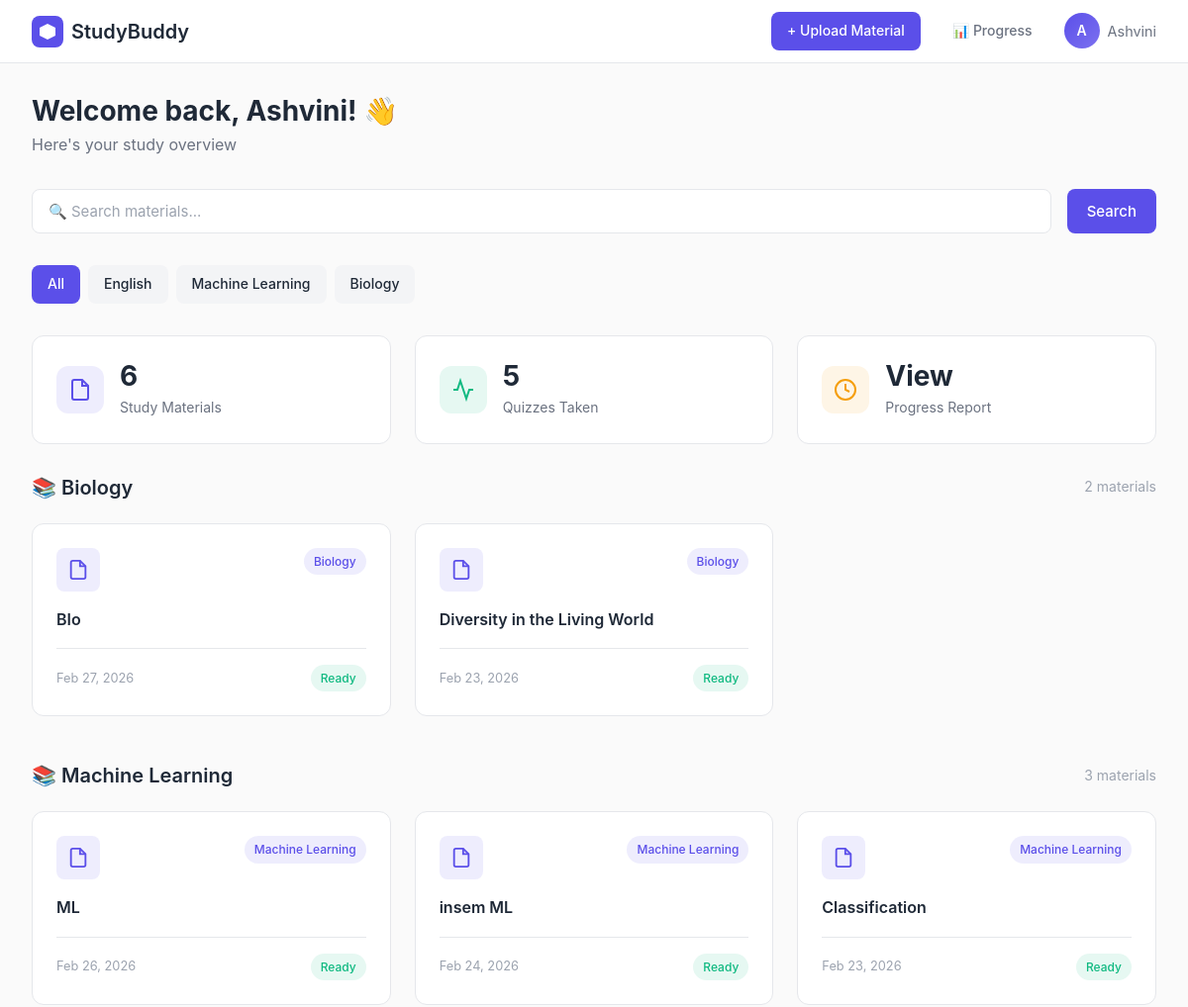
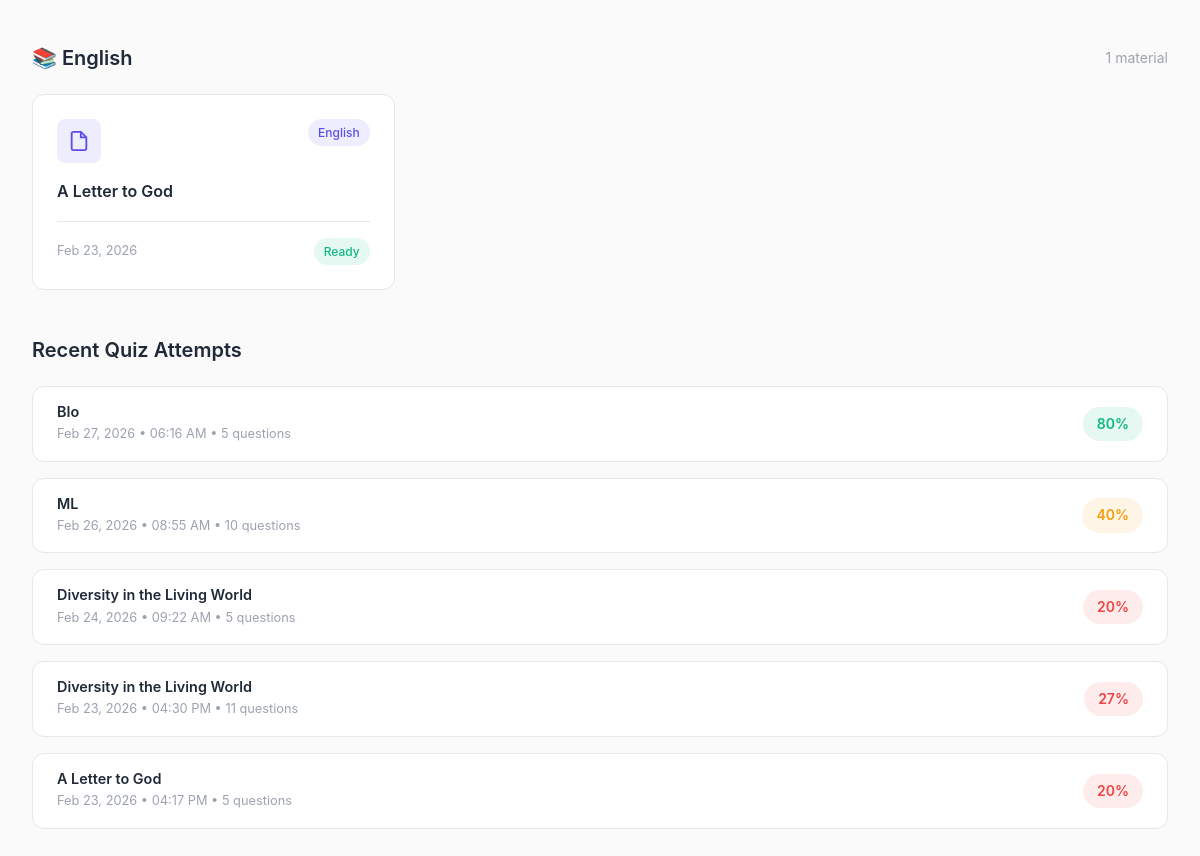
The page /dashboard/ (signed in) on the database its author committed (2 pictures, top to bottom).
### materials/models.py (models this page shows, shortened)
class StudyMaterial(models.Model):
    user = models.ForeignKey(User, on_delete=models.CASCADE)
    title = models.CharField(max_length=200)
    subject = models.CharField(max_length=100)
    file = models.FileField(upload_to='materials/', blank=True, null=True)
    extracted_text = models.TextField(blank=True)
    uploaded_at = models.DateTimeField(auto_now_add=True)

### progress/models.py (models this page shows)
class QuizAttempt(models.Model):
    user = models.ForeignKey(User, on_delete=models.CASCADE)
    material = models.ForeignKey(StudyMaterial, on_delete=models.CASCADE)
    score = models.IntegerField(default=0)
    total_questions = models.IntegerField(default=0)
    attempted_at = models.DateTimeField(auto_now_add=True)
    def percentage(self):
        if self.total_questions == 0:
            return 0
        return round((self.score / self.total_questions) * 100)

### materials/views.py (the view)
# urls.py: path('dashboard/', views.dashboard, name='dashboard'),
@login_required
def dashboard(request):
    search = request.GET.get('search', '')
    subject_filter = request.GET.get('subject', '')
    materials = StudyMaterial.objects.filter(user=request.user).order_by('-uploaded_at')
    if search:
        materials = materials.filter(title__icontains=search) | materials.filter(subject__icontains=search)
        materials = materials.distinct()
    if subject_filter:
        materials = materials.filter(subject__icontains=subject_filter)
    all_materials = StudyMaterial.objects.filter(user=request.user)
    subjects = list(all_materials.values_list('subject', flat=True).distinct())
    grouped = defaultdict(list)
    for m in materials:
        grouped[m.subject].append(m)
    attempts = QuizAttempt.objects.filter(user=request.user).order_by('-attempted_at')[:5]
    return render(request, 'dashboard.html', {
        'materials': materials,
        'attempts': attempts,
        'subjects': subjects,
        'grouped': dict(grouped),
        'search': search,
        'subject_filter': subject_filter,
    })

### templates/dashboard.html (shortened to what this page needs)
{% load static %}
<!DOCTYPE html>
<html lang="en">
<head>
    <link rel="stylesheet" href="{% static 'css/base.css' %}">
    <link rel="stylesheet" href="{% static 'css/components.css' %}">
    <link rel="stylesheet" href="{% static 'css/dashboard.css' %}">
</head>
<body>
    <div class="dashboard-layout">
        <nav class="topbar">
            <a href="{% url 'landing' %}" class="topbar-logo">
                <svg width="32" height="32" viewBox="0 0 32 32" fill="none">
                    <rect width="32" height="32" rx="8" fill="#5B4FE9"/>
                    <path d="M16 8L24 12V20L16 24L8 20V12L16 8Z" fill="white"/>
                </svg>
                StudyBuddy
            </a>
            <div class="topbar-right">
    <a href="{% url 'upload' %}" class="btn btn-primary btn-sm">+ Upload Material</a>
    <a href="{% url 'progress' %}" class="btn btn-ghost btn-sm">📊 Progress</a>
    <div style="position:relative;">
        <div style="display:flex;align-items:center;gap:0.5rem;cursor:pointer;" id="profileToggle">
            <div class="avatar">{{ request.user.username|first|upper }}</div>
            <span style="font-size:0.9rem;color:var(--text-secondary);">{{ request.user.username }}</span>
        </div>
    </div>
</div>
        </nav>
        <div class="dashboard-body">
            <div class="dashboard-header">
                <h1>Welcome back, {{ request.user.username }}! 👋</h1>
                <p>Here's your study overview</p>
            </div>
            <div style="display:flex;gap:var(--spacing-md);margin-bottom:var(--spacing-xl);flex-wrap:wrap;">
                <form method="GET" style="display:flex;gap:var(--spacing-md);flex:1;flex-wrap:wrap;">
                    <input
                        type="text"
                        name="search"
                        value="{{ search }}"
                        placeholder="🔍 Search materials..."
                        class="form-input"
                        style="flex:1;min-width:200px;"
                    >
                    <button type="submit" class="btn btn-primary">Search</button>
                </form>
            </div>
            {% if subjects %}
            <div style="display:flex;gap:var(--spacing-sm);flex-wrap:wrap;margin-bottom:var(--spacing-xl);">
                <a href="{% url 'dashboard' %}{% if search %}?search={{ search }}{% endif %}"
                class="btn btn-sm {% if not subject_filter %}btn-primary{% else %}btn-secondary{% endif %}">
                    All
                </a>
                {% for subject in subjects %}
                <a href="?subject={{ subject }}{% if search %}&search={{ search }}{% endif %}"
                class="btn btn-sm {% if subject_filter == subject %}btn-primary{% else %}btn-secondary{% endif %}">
                    {{ subject }}
                </a>
                {% endfor %}
            </div>
            {% endif %}
            <div class="stats-grid">
                <div class="stat-card">
                    <div class="stat-icon" style="background:rgba(91,79,233,0.1);">
                        <svg width="24" height="24" viewBox="0 0 24 24" fill="none" stroke="#5B4FE9" stroke-width="2">
                            <path d="M14 2H6a2 2 0 0 0-2 2v16a2 2 0 0 0 2 2h12a2 2 0 0 0 2-2V8z"/>
                            <polyline points="14 2 14 8 20 8"/>
                        </svg>
                    </div>
                    <div class="stat-info">
                        <h3>{{ materials|length }}</h3>
                        <p>Study Materials</p>
                    </div>
                </div>
                <div class="stat-card">
                    <div class="stat-icon" style="background:rgba(16,185,129,0.1);">
                        <svg width="24" height="24" viewBox="0 0 24 24" fill="none" stroke="#10B981" stroke-width="2">
                            <polyline points="22 12 18 12 15 21 9 3 6 12 2 12"/>
                        </svg>
                    </div>
                    <div class="stat-info">
                        <h3>{{ attempts|length }}</h3>
                        <p>Quizzes Taken</p>
                    </div>
                </div>
                <div class="stat-card">
                    <div class="stat-icon" style="background:rgba(245,158,11,0.1);">
                        <svg width="24" height="24" viewBox="0 0 24 24" fill="none" stroke="#F59E0B" stroke-width="2">
                            <circle cx="12" cy="12" r="10"/>
                            <polyline points="12 6 12 12 16 14"/>
                        </svg>
                    </div>
                    <div class="stat-info">
                        <h3><a href="{% url 'progress' %}" style="color:inherit;text-decoration:none;">View</a></h3>
                        <p>Progress Report</p>
                    </div>
                </div>
            </div>
            {% if subject_filter or search %}
            <h2 class="section-title">
                {% if subject_filter %}{{ subject_filter }}{% else %}Search Results{% endif %}
                <span style="font-size:0.875rem;font-weight:400;color:var(--text-tertiary);">({{ materials|length }} found)</span>
            </h2>
            <div class="materials-grid">
                <a href="{% url 'upload' %}" class="upload-card">
                    <svg width="40" height="40" viewBox="0 0 24 24" fill="none" stroke="currentColor" stroke-width="2">
                        <circle cx="12" cy="12" r="10"/>
                        <line x1="12" y1="8" x2="12" y2="16"/>
                        <line x1="8" y1="12" x2="16" y2="12"/>
                    </svg>
                    <h3>Upload New</h3>
                    <p>Add PDF material</p>
                </a>
                {% for material in materials %}
                <a href="{% url 'material_detail' material.pk %}" class="material-card">
                    <div class="material-card-header">
                        <div class="material-icon">
                            <svg width="22" height="22" viewBox="0 0 24 24" fill="none" stroke="currentColor" stroke-width="2">
                                <path d="M14 2H6a2 2 0 0 0-2 2v16a2 2 0 0 0 2 2h12a2 2 0 0 0 2-2V8z"/>
                                <polyline points="14 2 14 8 20 8"/>
                            </svg>
                        </div>
                        <span class="badge badge-primary">{{ material.subject }}</span>
                    </div>
                    <p class="material-title">{{ material.title }}</p>
                    <div class="material-meta">
                        <span class="material-date">{{ material.uploaded_at|date:"M d, Y" }}</span>
                        <span class="badge badge-success">Ready</span>
                    </div>
                </a>
                {% empty %}
                <div class="empty-state" style="grid-column:1/-1;">
                    <p>No materials found.</p>
                </div>
                {% endfor %}
            </div>
            {% else %}
            {% if grouped %}
                {% for subject, mats in grouped.items %}
                <div style="margin-bottom:var(--spacing-2xl);">
                    <div style="display:flex;align-items:center;justify-content:space-between;margin-bottom:var(--spacing-lg);">
                        <h2 class="section-title" style="margin:0;">📚 {{ subject }}</h2>
                        <span style="font-size:0.875rem;color:var(--text-tertiary);">{{ mats|length }} material{{ mats|length|pluralize }}</span>
                    </div>
                    <div class="materials-grid">
                        {% for material in mats %}
                        <a href="{% url 'material_detail' material.pk %}" class="material-card">
                            <div class="material-card-header">
                                <div class="material-icon">
                                    <svg width="22" height="22" viewBox="0 0 24 24" fill="none" stroke="currentColor" stroke-width="2">
                                        <path d="M14 2H6a2 2 0 0 0-2 2v16a2 2 0 0 0 2 2h12a2 2 0 0 0 2-2V8z"/>
                                        <polyline points="14 2 14 8 20 8"/>
                                    </svg>
                                </div>
                                <span class="badge badge-primary">{{ material.subject }}</span>
                            </div>
                            <p class="material-title">{{ material.title }}</p>
                            <div class="material-meta">
                                <span class="material-date">{{ material.uploaded_at|date:"M d, Y" }}</span>
                                <span class="badge badge-success">Ready</span>
                            </div>
                        </a>
                        {% endfor %}
                    </div>
                </div>
                {% endfor %}
            {% endif %}
            {% endif %}
            {% if attempts %}
            <div class="recent-section">
                <h2 class="section-title">Recent Quiz Attempts</h2>
                <div class="attempts-list">
                    {% for attempt in attempts %}
                    <div class="attempt-item">
                        <div class="attempt-info">
                            <h4>{{ attempt.material.title }}</h4>
                            <p>{{ attempt.attempted_at|date:"M d, Y • h:i A" }} • {{ attempt.total_questions }} questions</p>
                        </div>
                        <span class="score-badge {% if attempt.percentage >= 70 %}score-high{% elif attempt.percentage >= 40 %}score-mid{% else %}score-low{% endif %}">
                            {{ attempt.percentage }}%
                        </span>
                    </div>
                    {% endfor %}
                </div>
            </div>
            {% endif %}
        </div>
    </div>
</body>
</html>

### static/css/base.css (style rules this page uses)
* { margin: 0; padding: 0; box-sizing: border-box; }
:root { --primary: #5B4FE9; --primary-light: #7C71F0; --primary-dark: #4A3FD8; --success: #10B981; --success-light: #34D399; --warning: #F59E0B; --error: #EF4444; --bg-primary: #FAFAFA; --bg-secondary: #FFFFFF; --bg-tertiary: #F3F4F6; --text-primary: #1F2937; --text-secondary: #6B7280; --text-tertiary: #9CA3AF; --border: #E5E7EB; --border-dark: #D1D5DB; --shadow-sm: 0 1px 2px 0 rgba(0, 0, 0, 0.05); --shadow-md: 0 4px 6px -1px rgba(0, 0, 0, 0.1); --shadow-lg: 0 10px 15px -3px rgba(0, 0, 0, 0.1); --shadow-xl: 0 20px 25px -5px rgba(0, 0, 0, 0.1); --spacing-xs: 0.25rem; --spacing-sm: 0.5rem; --spacing-md: 1rem; --spacing-lg: 1.5rem; --spacing-xl: 2rem; --spacing-2xl: 3rem; --radius-sm: 0.375rem; --radius-md: 0.5rem; --radius-lg: 0.75rem; --radius-xl: 1rem; --font-sans: -apple-system, BlinkMacSystemFont, 'Segoe UI', 'Roboto', 'Oxygen', 'Ubuntu', 'Cantarell', 'Fira Sans', 'Droid Sans', 'Helvetica Neue', sans-serif; --font-mono: 'SF Mono', Monaco, 'Cascadia Code', 'Roboto Mono', Consolas, 'Courier New', monospace; --transition-fast: 150ms ease; --transition-base: 200ms ease; --transition-slow: 300ms ease; }
html { font-size: 16px; scroll-behavior: smooth; }
body { font-family: var(--font-sans); font-size: 1rem; line-height: 1.6; color: var(--text-primary); background-color: var(--bg-primary); -webkit-font-smoothing: antialiased; -moz-osx-font-smoothing: grayscale; }
h1, h2, h3, h4, h5, h6 { font-weight: 600; line-height: 1.2; color: var(--text-primary); margin-bottom: var(--spacing-md); }
h1 { font-size: 2.5rem; }
h2 { font-size: 2rem; }
h3 { font-size: 1.5rem; }
h4 { font-size: 1.25rem; }
p { margin-bottom: var(--spacing-md); color: var(--text-secondary); }
a { color: var(--primary); text-decoration: none; transition: color var(--transition-fast); }

### static/css/components.css (style rules this page uses)
.btn { display: inline-flex; align-items: center; justify-content: center; gap: var(--spacing-sm); padding: 0.625rem 1.25rem; font-size: 0.9375rem; font-weight: 500; border: none; border-radius: var(--radius-md); cursor: pointer; transition: all var(--transition-base); text-decoration: none; font-family: var(--font-sans); }
.btn-sm { padding: 0.5rem 1rem; font-size: 0.875rem; }
.btn-primary { background-color: var(--primary); color: white; }
.btn-secondary { background-color: var(--bg-tertiary); color: var(--text-primary); }
.btn-ghost { background-color: transparent; color: var(--text-secondary); }
.form-input, .form-textarea, .form-select { width: 100%; padding: 0.75rem 1rem; font-size: 0.9375rem; font-family: var(--font-sans); color: var(--text-primary); background-color: var(--bg-secondary); border: 1px solid var(--border); border-radius: var(--radius-md); transition: all var(--transition-fast); }
.form-input::placeholder, .form-textarea::placeholder { color: var(--text-tertiary); }
.badge { display: inline-flex; align-items: center; padding: 0.25rem 0.625rem; font-size: 0.75rem; font-weight: 500; border-radius: 999px; white-space: nowrap; }
.badge-primary { background-color: rgba(91, 79, 233, 0.1); color: var(--primary); }
.badge-success { background-color: rgba(16, 185, 129, 0.1); color: var(--success); }
.avatar { width: 40px; height: 40px; border-radius: 50%; background-color: var(--primary); color: white; display: flex; align-items: center; justify-content: center; font-weight: 600; font-size: 1rem; }

### rows shown on the page
StudyMaterial: subject "Biology", mats "2", title "BIo", uploaded_at "Feb 27, 2026"
StudyMaterial: subject "Biology", title "Diversity in the Living World", uploaded_at "Feb 23, 2026"
StudyMaterial: subject "Machine Learning", mats "3", title "ML", uploaded_at "Feb 26, 2026"
StudyMaterial: subject "Machine Learning", title "insem ML", uploaded_at "Feb 24, 2026"
StudyMaterial: subject "Machine Learning", title "Classification", uploaded_at "Feb 23, 2026"
StudyMaterial: subject "English", mats "1", title "A Letter to God", uploaded_at "Feb 23, 2026"
QuizAttempt: material "BIo", attempted_at "Feb 27, 2026 • 06:16 AM", total_questions "5", percentage "80"
QuizAttempt: material "ML", attempted_at "Feb 26, 2026 • 08:55 AM", total_questions "10", percentage "40"
QuizAttempt: material "Diversity in the Living World", attempted_at "Feb 24, 2026 • 09:22 AM", total_questions "5", percentage "20"
QuizAttempt: material "Diversity in the Living World", attempted_at "Feb 23, 2026 • 04:30 PM", total_questions "11", percentage "27"
QuizAttempt: material "A Letter to God", attempted_at "Feb 23, 2026 • 04:17 PM", total_questions "5", percentage "20"

### other values the page prints
{{ request.user.username|first|upper }} "A"
{{ request.user.username }} "Ashvini"
{{ subject }} "English" "Machine Learning" "Biology"
{{ materials|length }} "6"
{{ attempts|length }} "5"
